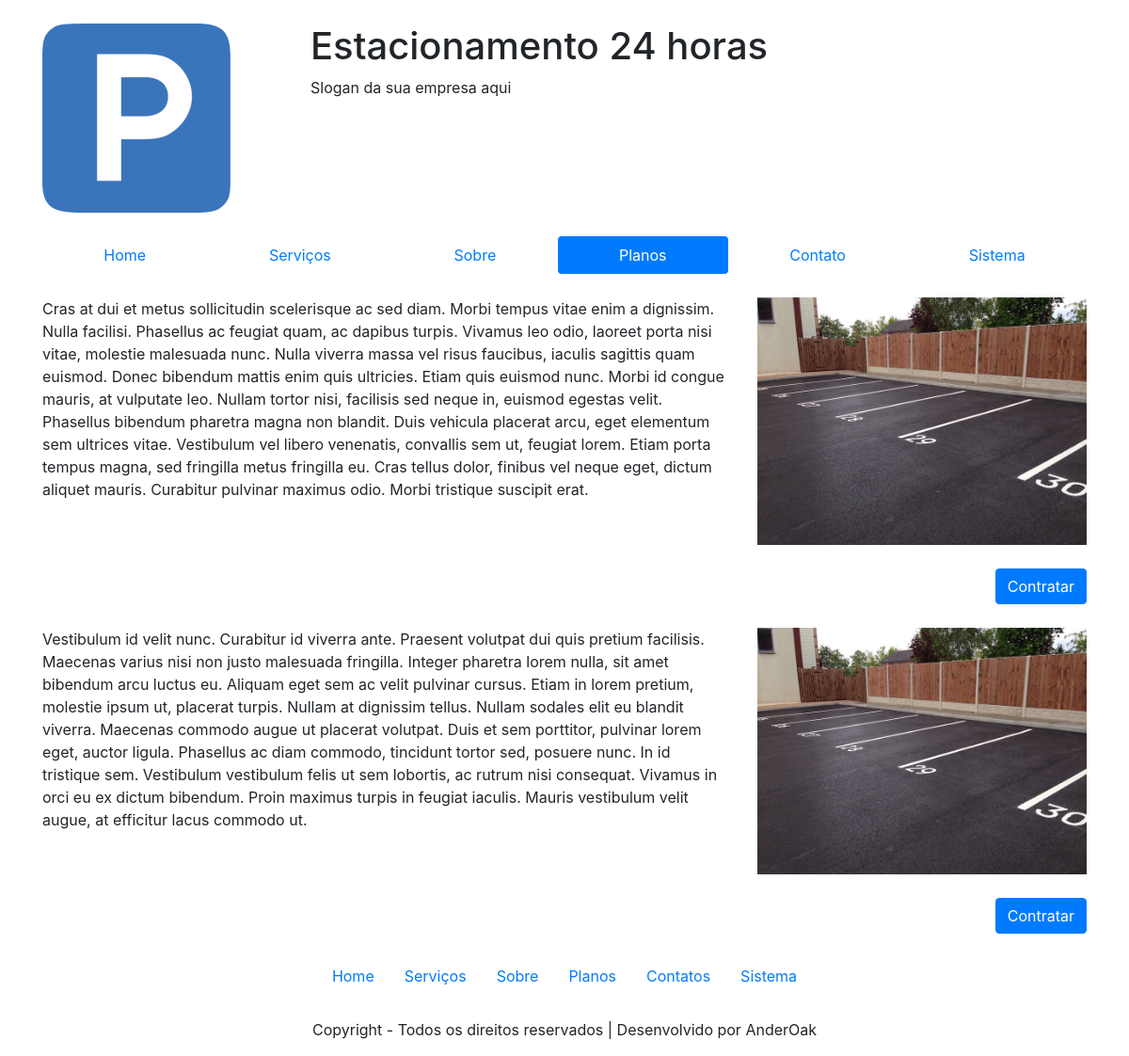
Page /planos/ on the committed database.
### website/models.py (models this page shows, shortened)
class PlanosPage(models.Model):
    linha1 = models.TextField(max_length=1000)
    linha2 = models.TextField(max_length=1000)

### website/views.py (the view)
# urls.py: path('planos/', planos, name='website_planos'),
def planos(request):
    data = PlanosPage.objects.get(id=1)
    return render(request, 'website/planos.html', {'linha1': data.linha1, 'linha2': data.linha2})

### website/templates/website/planos.html
{% extends 'website/base.html' %}
{% load static %}
{% block menu %}
    <div class="row row-space">
        <div class="col-12">
            <ul class="nav nav-pills nav-fill">
                <li class="nav-item">
                    <a class="nav-link" href="/">Home</a>
                </li>
                <li class="nav-item">
                    <a class="nav-link" href="{% url 'website_servicos' %}">Serviços</a>
                </li>
                <li class="nav-item">
                    <a class="nav-link" href="{% url 'website_sobre' %}">Sobre</a>
                </li>
                <li class="nav-item">
                    <a class="nav-link active" href="{% url 'website_planos' %}">Planos</a>
                </li>
                <li class="nav-item">
                    <a class="nav-link" href="{% url 'website_contato' %}">Contato</a>
                </li>
                <li class="nav-item">
                    <a class="nav-link" href="{% url 'home' %}">Sistema</a>
                </li>
            </ul>
        </div>
    </div>
{% endblock %}
{% block main %}
    <div class="row row-space">
        <div class="col-8">
            <p>{{ linha1 }}</p>
        </div>
        <div class="col-4 text-right">
            <img src="{% static 'img/parking_pic.jpg' %}" class="img-fluid" alt="Estacionamento 24 horas">
            <button type="submit" class="btn btn-primary row-space">Contratar</button>
        </div>
    </div>
    <div class="row row-space">
        <div class="col-8">
            <p>{{ linha2 }}</p>
        </div>
        <div class="col-4 text-right">
            <img src="{% static 'img/parking_pic.jpg' %}" class="img-fluid" alt="Estacionamento 24 horas">
            <button type="submit" class="btn btn-primary row-space">Contratar</button>
        </div>
    </div>
{% endblock %}

### website/static/css/style.css (style rules this page uses)
.row-space { margin-top: 25px; }

### rows in the picture
PlanosPage: linha1 "Cras at dui et metus sollicitudin scelerisque ac sed diam. Morbi tempus vitae enim a dignissim. Nulla facilisi. Phasellus ac feugiat quam, ac dapibus turpis. Vivamus leo odio, laoreet porta nisi vitae, molestie malesuada nunc. Nulla viverra massa vel risus faucibus, iaculis sagittis quam euismod. Donec bibendum mattis enim quis ultricies. Etiam quis euismod nunc. Morbi id congue mauris, at vulputate leo. Nullam tortor nisi, facilisis sed neque in, euismod egestas velit. Phasellus bibendum pharetra magna non blandit. Duis vehicula placerat arcu, eget elementum sem ultrices vitae. Vestibulum vel libero venenatis, convallis sem ut, feugiat lorem. Etiam porta tempus magna, sed fringilla metus…", linha2 "Vestibulum id velit nunc. Curabitur id viverra ante. Praesent volutpat dui quis pretium facilisis. Maecenas varius nisi non justo malesuada fringilla. Integer pharetra lorem nulla, sit amet bibendum arcu luctus eu. Aliquam eget sem ac velit pulvinar cursus. Etiam in lorem pretium, molestie ipsum ut, placerat turpis. Nullam at dignissim tellus. Nullam sodales elit eu blandit viverra. Maecenas commodo augue ut placerat volutpat. Duis et sem porttitor, pulvinar lorem eget, auctor ligula. Phasellus ac diam commodo, tincidunt tortor sed, posuere nunc. In id tristique sem. Vestibulum vestibulum felis ut sem lobortis, ac rutrum nisi consequat. Vivamus in orci eu ex dictum bibendum. Proin maximus…"
